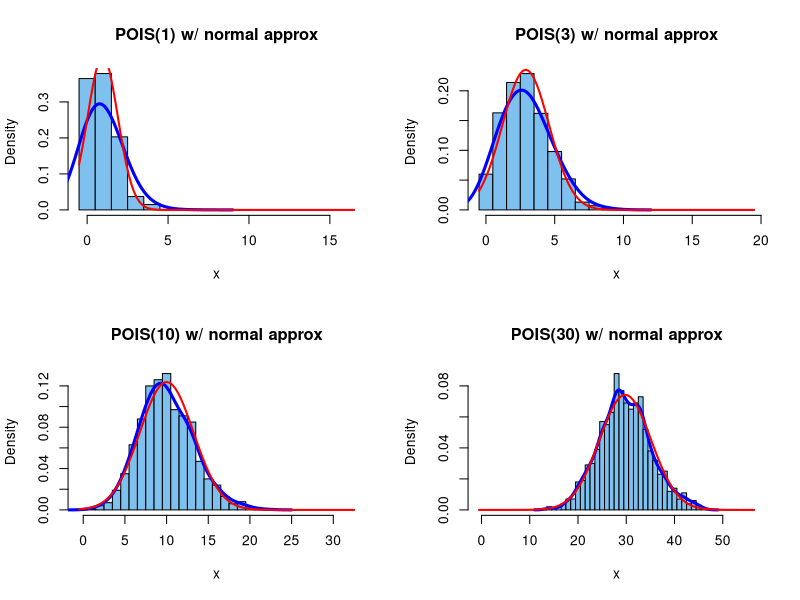
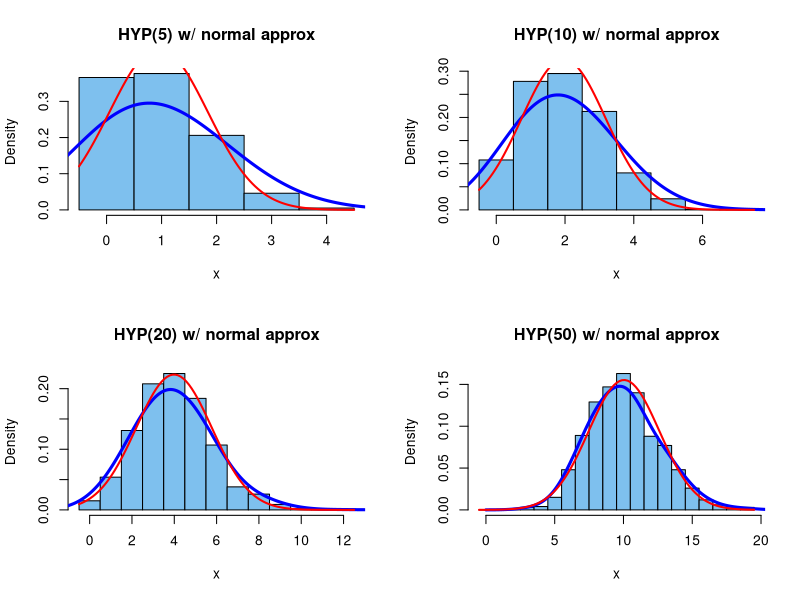
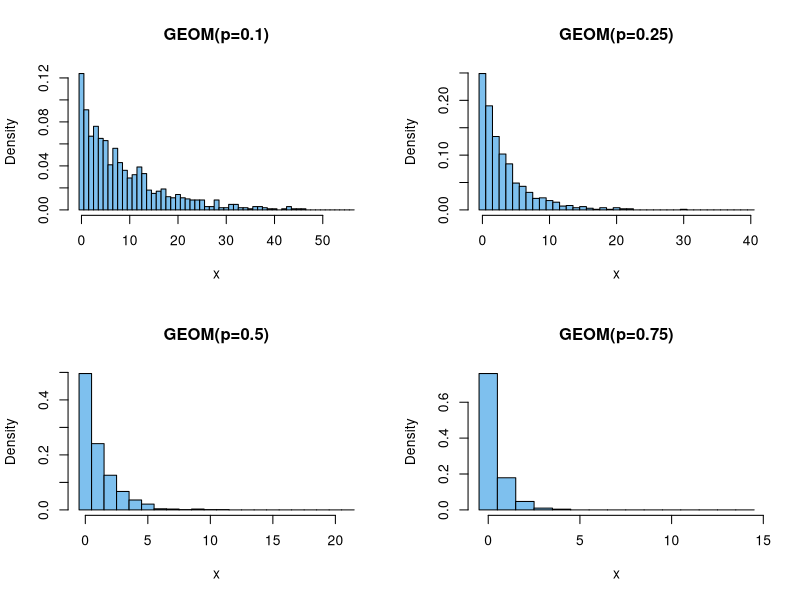
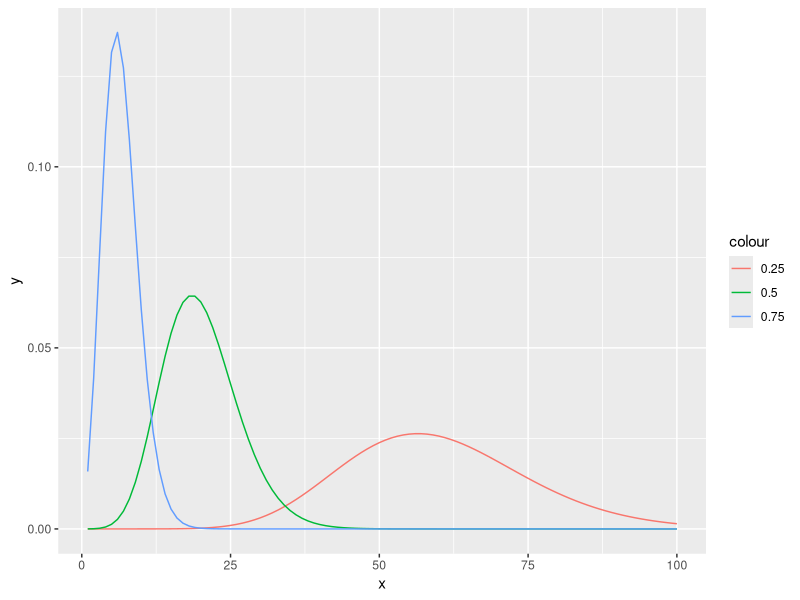
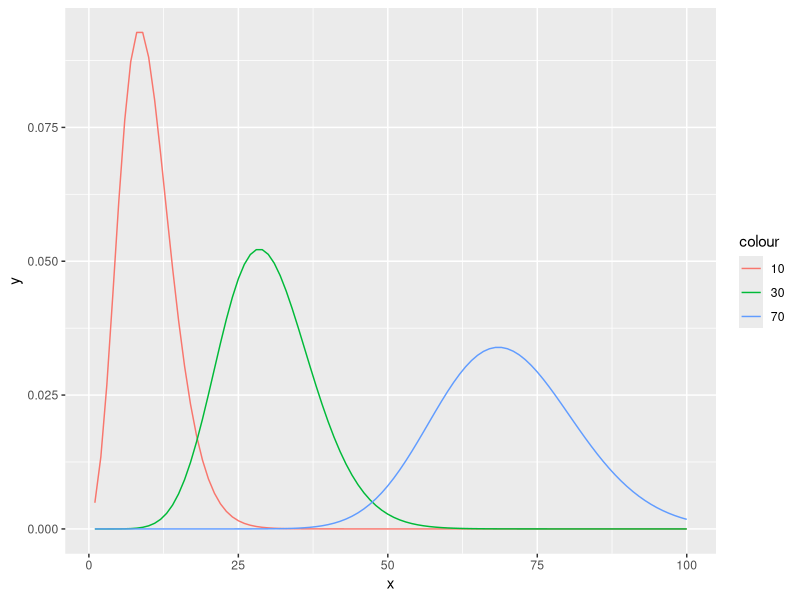
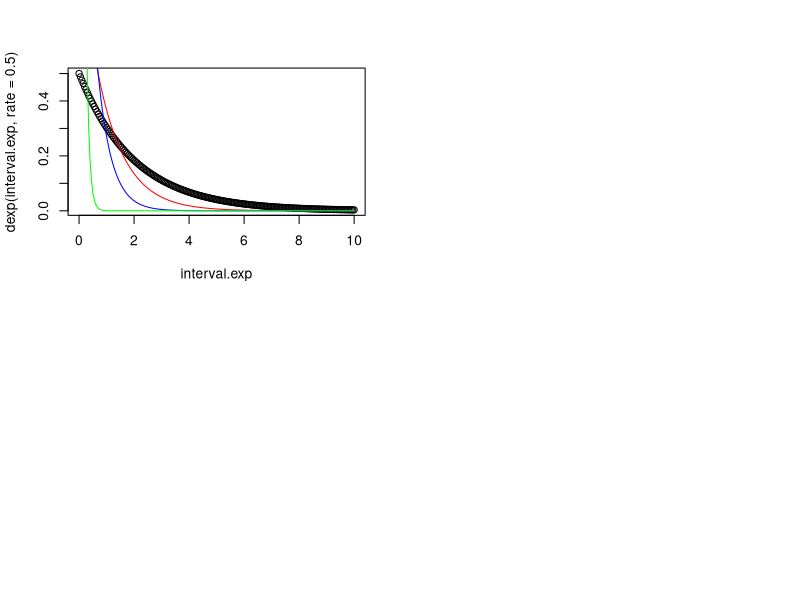

Here is the R script that generated these plots, in order:
## ---- chunk 1
knitr::opts_chunk$set(echo = TRUE)
## ---- chunk 2

par(mfrow=c(2,2))

for (i in c(1,3,10,30)) {
  y = rpois(1000, i)
  xlimit=max(y) + 10
  title = paste("POIS(",i,") w/ normal approx",sep="")
  hist(y, prob=T, br=(-1:xlimit)+.5, col="skyblue2", xlab="x", main=title)
  lines(density(y,bw=1), col="blue", lwd=3)
  curve(dnorm(x, mean(y), sd(y)), col="red", lwd=2, add=T) 
}

## ---- chunk 3
#rhyper(nn, m, n, k)
draw = c(5,10,20,50)     # k = number of items sampled
pink = 50                # M
total = 250              # N
non_pink = total - pink  # N - M
n_obs = 1000             # number of observations

par(mfrow=c(2,2))

for (i in draw) {
  y = rhyper(n_obs, pink, non_pink, i)
  xlimit=max(y)
  title = paste("HYP(",i,") w/ normal approx",sep="")
  hist(y, prob=T, br=(-1:xlimit)+.5, col="skyblue2", xlab="x", main=title)
  lines(density(y,bw=1), col="blue", lwd=3)
  curve(dnorm(x, mean(y), sd(y)), col="red", lwd=2, add=T) 
}

## ---- chunk 4
# rgeom(n,p)

par(mfrow=c(2,2))
prob = c(0.1,0.25,0.5,0.75)
for (i in prob) {
  y = rgeom(1000, i)
  xlimit = max(y) + 10
  title = paste("GEOM(p=",i,")",sep="")
  hist(y, prob=T, br=(-1:xlimit)+.5, col="skyblue2", xlab="x", main=title)
}

## ---- chunk 5
library(ggplot2)

# The plot below shows varying the probability
nbinomdata = data.frame(x=1:100,
                        y=dnbinom(1:100,20,0.25),
                        z=dnbinom(1:100,20,0.5),
                        w=dnbinom(1:100,20,0.75))

ggplot(nbinomdata) + 
  geom_line(aes(x=x, y=y, col="0.25"))+
  geom_line(aes(x=x, y=z, col="0.5"))+
  geom_line(aes(x=x, y=w, col="0.75"))

# The plot below shows varying the number of successes
nbinomdata = data.frame(x=1:100,
                        y=dnbinom(1:100,10,0.5),
                        z=dnbinom(1:100,30,0.5),
                        w=dnbinom(1:100,70,0.5))

ggplot(nbinomdata) + 
  geom_line(aes(x=x, y=y, col="10"))+
  geom_line(aes(x=x, y=z, col="30"))+
  geom_line(aes(x=x, y=w, col="70"))

## ---- chunk 6
interval.exp<-seq(0, 10, 0.05)
plot(interval.exp,dexp(interval.exp,rate=0.5))
lines(interval.exp,dexp(interval.exp,rate=1),col="red")
lines(interval.exp,dexp(interval.exp,rate=2),col="blue")
lines(interval.exp,dexp(interval.exp,rate=10),col="green")
## ---- chunk 7
# p(X=0) for X ~ POIS(1.5)  # the rate is given as 1.5 per unit t = 1kb
dpois(0,lambda=1.5)
## ---- chunk 8
# now t = 4 times the original unit size of t (1kb)
# mu = lambda * t = 1.5 * 4 = 6
ppois(5,lambda=6) # now plug in mu instead of the original value of lambda
